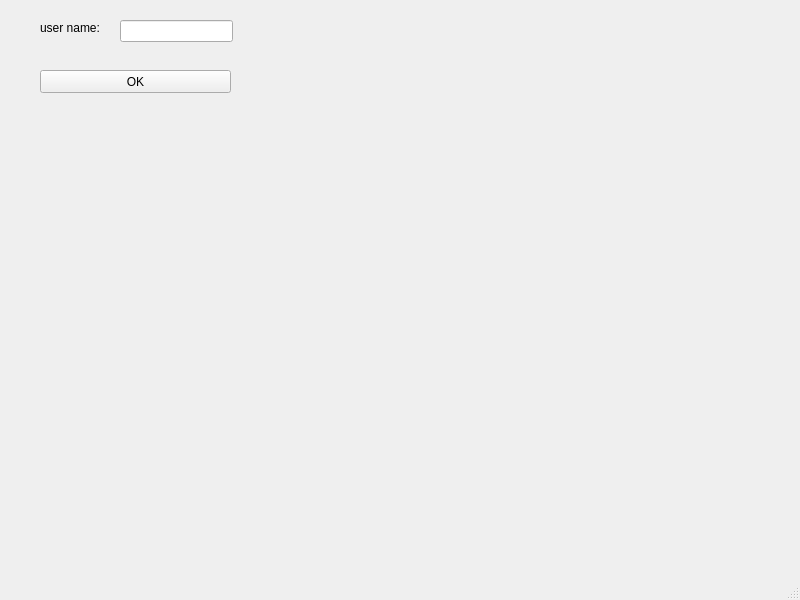
<?xml version="1.0" encoding="UTF-8"?>
<ui version="4.0">
 <class>MainWindow</class>
 <widget class="QMainWindow" name="MainWindow">
  <property name="geometry">
   <rect>
    <x>0</x>
    <y>0</y>
    <width>800</width>
    <height>600</height>
   </rect>
  </property>
  <property name="windowTitle">
   <string>MainWindow</string>
  </property>
  <widget class="QWidget" name="centralwidget">
   <widget class="QPushButton" name="btnOK">
    <property name="geometry">
     <rect>
      <x>40</x>
      <y>70</y>
      <width>191</width>
      <height>23</height>
     </rect>
    </property>
    <property name="text">
     <string>OK</string>
    </property>
   </widget>
   <widget class="QLineEdit" name="leUserName">
    <property name="geometry">
     <rect>
      <x>120</x>
      <y>20</y>
      <width>113</width>
      <height>22</height>
     </rect>
    </property>
   </widget>
   <widget class="QLabel" name="lblUserName">
    <property name="geometry">
     <rect>
      <x>40</x>
      <y>20</y>
      <width>68</width>
      <height>15</height>
     </rect>
    </property>
    <property name="text">
     <string>user name: </string>
    </property>
   </widget>
  </widget>
  <widget class="QMenuBar" name="menubar">
   <property name="geometry">
    <rect>
     <x>0</x>
     <y>0</y>
     <width>800</width>
     <height>20</height>
    </rect>
   </property>
  </widget>
  <widget class="QStatusBar" name="statusbar"/>
 </widget>
 <resources/>
 <connections/>
</ui>
